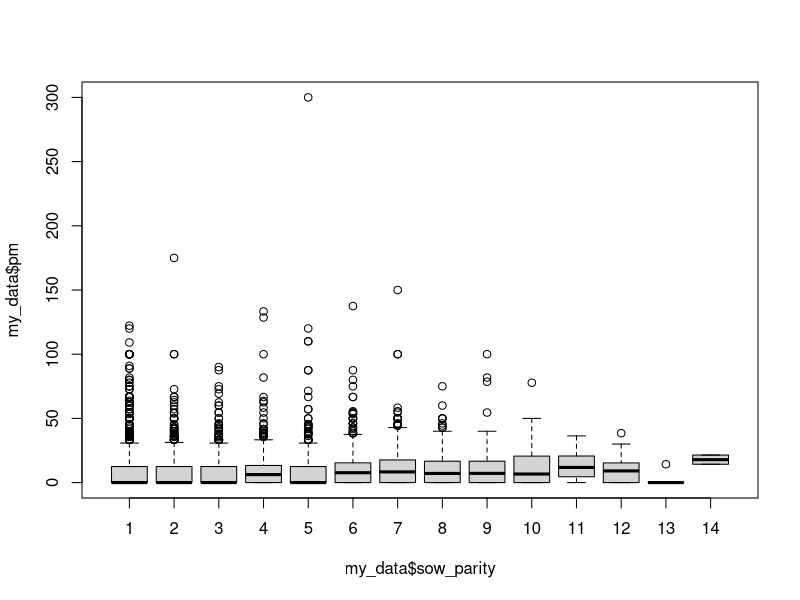

Source code (R):
## Here is a simple example of an .R file that is used in R.
## Note that comments in the file are on line  that begin with a hash (#)

## It's OK if another dataset is currently in memory because R can
## hold any number of datasets at a time; they each have a name that
## you give them

## Set the working directory (Note the direction of the slash)

setwd("c:/projects/learnr/day1/lesson1")

## Read in the data. Here (Note that we give the dataset a name)

my_data <- read.csv2("prewmort.csv")

## If you want to look at your data: (Note that we supply the name of
## the dataset that want to view)

View(my_data)

## tabulate the year variable. Note that you just need to specify
## function that you are using (table) and the name of the dataset (my_data) and
## the variable (year) after it.

table(my_data$year)

## Arguments to a function are comma separated, Some may be optional.

summary(my_data$lsize, digits = 4)

## If you want to add a new variable to the dataset

my_data$percent_mort <- 100*(my_data$dead/my_data$lsize)

## Maybe rename a variable:

names(my_data)[names(my_data) == "percent_mort"] <- "pm"

## If you want to plot something

boxplot(my_data$pm ~ my_data$sow_parity)

## Then you can save the modified dataset in R format

save(my_data, file = "prewmort.Rda")
